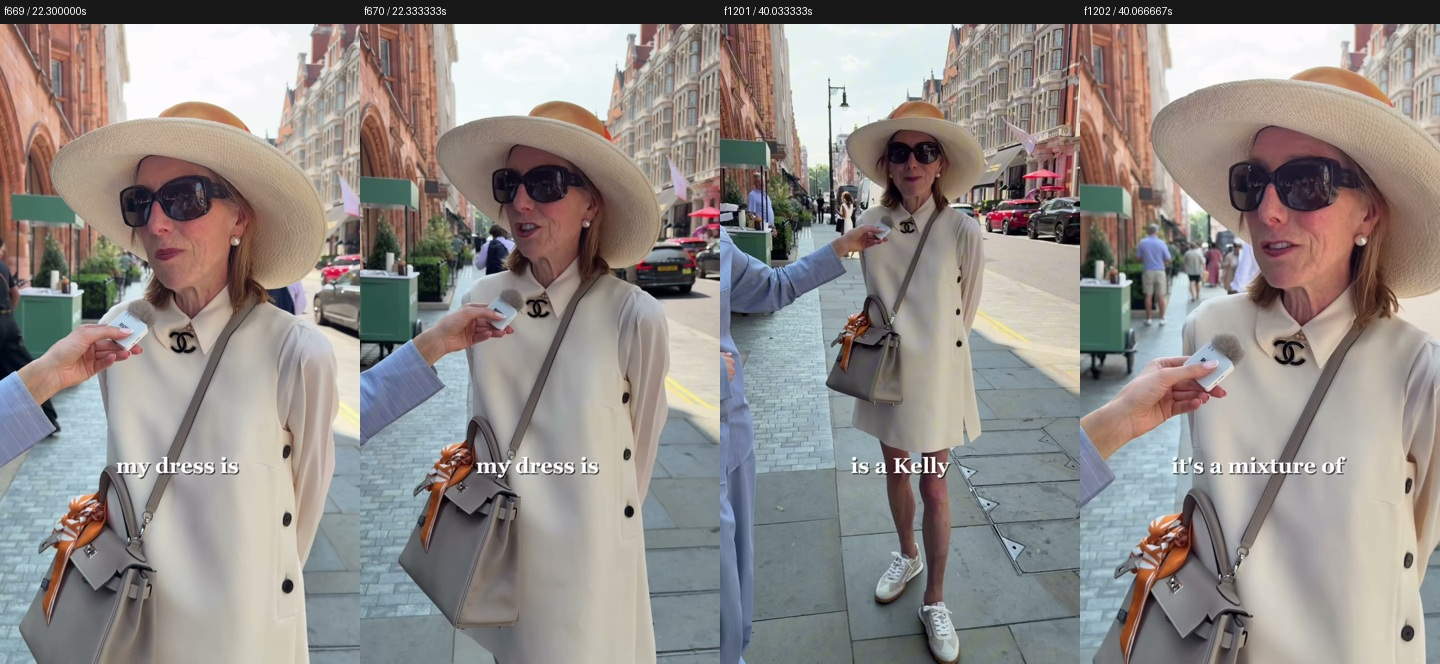
#> input picture _engine/creative-blueprints/research/R01/evidence/frames-669-1202.jpg, 1440 x 664 px
$ python extract_palette.py ../../../../../../../_engine/creative-blueprints/research/R01/evidence
#> lines starting #> are read from the running program, lines starting #| are printed output that depends on the picture
#!/usr/bin/env python3
"""
extract_palette.py  —  Universal brand-palette extractor for the Elixir PDP builder.

Reads ALL product images in a folder, finds the brand's primary color + accent + a light
neutral, then derives the FIXED set of style roles every template/recolor consumes.
The roles are identical for every brand; only the values change.

Usage:  python extract_palette.py "product images/" [--out palette.json]
Deps:   pillow   (pip install pillow)
"""
import sys, os, json, glob, colorsys, argparse
from collections import Counter
from PIL import Image

IMG_EXTS = ('.png', '.jpg', '.jpeg', '.webp', '.bmp')

def load_pixels(folder, max_side=120):
    px = []
    files = [f for f in glob.glob(os.path.join(folder, '*')) if f.lower().endswith(IMG_EXTS)]
    for f in files:
        try:
            im = Image.open(f).convert('RGB')
        except Exception:
            continue
        im.thumbnail((max_side, max_side))
        px.extend(im.getdata())
    if not px:
        raise SystemExit('No readable images in: ' + folder)
    return px

def hls(rgb):  # returns (h 0-1, l 0-1, s 0-1)
    r, g, b = [c/255 for c in rgb]
    return colorsys.rgb_to_hls(r, g, b)

def to_hex(rgb):
    return '#%02x%02x%02x' % tuple(max(0, min(255, int(round(c)))) for c in rgb)

def adjust(rgb, dl=0.0, ds=0.0):
    """Shift lightness/saturation of an RGB by deltas (clamped)."""
    h, l, s = hls(rgb)
    l = max(0.0, min(1.0, l + dl)); s = max(0.0, min(1.0, s + ds))
    r, g, b = colorsys.hls_to_rgb(h, l, s)
    return (r*255, g*255, b*255)

def hue_deg(rgb):
    return hls(rgb)[0]*360

def dominant(pixels, lmin, lmax, smin, exclude_hue=None, hue_gap=28, topk=1):
    """Most frequent color in an HLS band, weighted by saturation; optionally far from a hue."""
    buckets = Counter()
    for p in pixels:
        h, l, s = hls(p)
        if not (lmin <= l <= lmax) or s < smin:
            continue
        if exclude_hue is not None:
            d = abs((h*360) - exclude_hue) % 360
            d = min(d, 360-d)
            if d < hue_gap:
                continue
        key = (round(p[0]/16)*16, round(p[1]/16)*16, round(p[2]/16)*16)
        buckets[key] += s  # weight by saturation
    if not buckets:
        return None
    ranked = [c for c, _ in buckets.most_common(topk)]
    return ranked[0] if topk == 1 else ranked

def extract(folder):
    px = load_pixels(folder)
#> in load_pixels, im is the input picture: PIL image 1440x664 RGB; mean R, G, B 145.6, 139.5, 136.2
#> in load_pixels, `im.thumbnail((max_side, max_side))`:
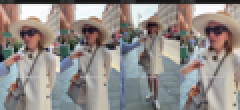
#> im: PIL image 120x55 RGB (shown 2 times larger); mean R, G, B 145.6, 139.5, 136.2
#> px = 6600 items, first 6: (53, 54, 54), (59, 60, 60), (40, 41, 41), (45, 46, 46), (56, 57, 57), (56, 57, 57)

    # BRAND: dominant saturated mid/dark color (the label/brand color)
    brand = dominant(px, lmin=0.12, lmax=0.62, smin=0.28) \
         or dominant(px, lmin=0.10, lmax=0.70, smin=0.18) \
         or (138, 39, 24)
#> the loop in dominant, `for p in pixels:` made 6600 passes
#> (p, r in hls, g in hls, b in hls, h, l, s) on passes 1 to 3: ((53, 54, 54), 0.208, 0.212, 0.212, 0.5, 0.21, 0.00935), ((59, 60, 60), 0.231, 0.235, 0.235, 0.5, 0.233, 0.0084), ((40, 41, 41), 0.157, 0.161, 0.161, 0.5, 0.159, 0.0123)
#> after the loop in dominant, `for p in pixels:`: buckets = 76 items
#> in dominant, `ranked = [c for c, _ in buckets.most_common(topk)]`: ranked = [(192, 128, 112)]
#> brand = (192, 128, 112)

    # ACCENT (gold-ish secondary): saturated color a different hue from brand,
    # preferring warm/light (gold) tones.
    accent = dominant(px, lmin=0.40, lmax=0.80, smin=0.25, exclude_hue=hue_deg(brand)) \
          or dominant(px, lmin=0.30, lmax=0.85, smin=0.18, exclude_hue=hue_deg(brand))
#> the loop in dominant (call 2), `for p in pixels:` made 6600 passes
    if accent is None:
        # derive a warm gold from brand: rotate toward yellow, lighten
        h, l, s = hls(brand)
        gh = (h + 0.10) % 1.0
        r, g, b = colorsys.hls_to_rgb(0.12 if abs(gh-0.12) > 0.25 else gh, 0.55, 0.55)
        accent = (r*255, g*255, b*255)

    # CREAM / light warm neutral background
    cream = dominant(px, lmin=0.82, lmax=0.985, smin=0.04) or (247, 238, 222)
    # ensure cream is warm + very light
    ch, cl, cs = hls(cream)
    cream = tuple(c*255 for c in colorsys.hls_to_rgb(ch, max(0.92, cl), min(0.18, cs) if cs else 0.10))

    # INK: dark text — desaturated dark of the brand hue
    bh = hls(brand)[0]
    ink = tuple(c*255 for c in colorsys.hls_to_rgb(bh, 0.16, 0.30))

    roles = {
        'BRAND':      to_hex(brand),
        'BRAND_DEEP': to_hex(adjust(brand, dl=-0.06)),
        'BRAND_DARK': to_hex(adjust(brand, dl=-0.12)),
        'DARK':       to_hex(adjust(brand, dl=-0.30, ds=-0.05)),   # near-black brand-tinted (page/header bg)
        'MAROON':     to_hex(adjust(brand, dl=-0.24, ds=-0.02)),   # dark panel bg for custom sections
        'GOLD':       to_hex(accent),
        'GOLD_LT':    to_hex(adjust(accent, dl=+0.10)),
        'GOLD_DK':    to_hex(adjust(accent, dl=-0.12)),
        'CREAM':      to_hex(cream),
        'PAPER':      to_hex(adjust(cream, dl=+0.02)),
        'OFF':        to_hex(adjust(cream, dl=+0.035)),
        'INK':        to_hex(ink),
        'MUTED':      to_hex(adjust(ink, dl=+0.28, ds=-0.05)),
        'LIGHT':      to_hex(adjust(cream, dl=-0.02)),             # cream text on dark sections
        'LINE':       to_hex(adjust(cream, dl=-0.07, ds=+0.05)),   # hairline/border on cream
        'GREEN':      '#5b7c3a',                                   # fixed positive ("FREE") accent
        'WHITE':      '#ffffff',
    }
    return roles

if __name__ == '__main__':
    ap = argparse.ArgumentParser()
    ap.add_argument('folder')
    ap.add_argument('--out', default=None)
    a = ap.parse_args()
    pal = extract(a.folder)
    out = json.dumps(pal, indent=2)
    if a.out:
        open(a.out, 'w').write(out)
        print('wrote', a.out)
    print(out)
#> (printed output is left out)
